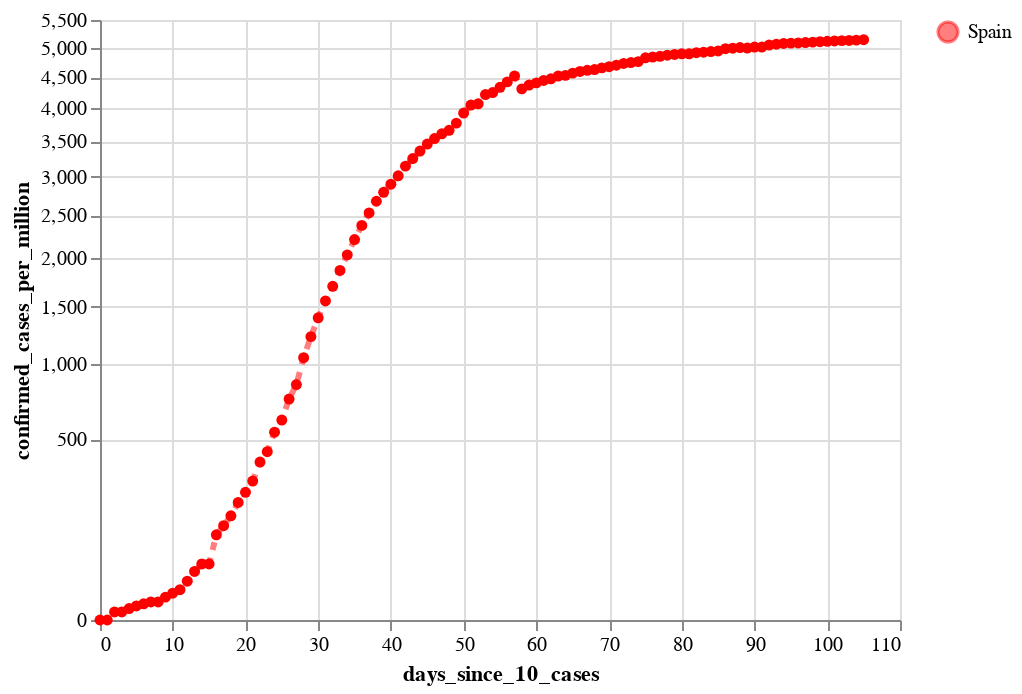

The notebook cell saved with this chart:
### Code cell
#hide

cases_per_million_es_plot = alt.Chart(source_es).mark_line(
    color='red',
    opacity=0.5,
    strokeDash=[4,4],
    strokeWidth=3,
    point=True
).encode(
    x='days_since_10_cases:Q',
#     y='confirmed_cases:Q',
    y=alt.Y('confirmed_cases_per_million:Q', scale=alt.Scale(type='sqrt')),
#     size='new_cases:Q',
    tooltip=['country', 'date:T', 'confirmed_cases:Q', 'confirmed_cases_per_million:Q', 'new_cases', 'new_deaths'],
    color=alt.Color('country', scale=alt.Scale(range=['red'], domain=['Spain']), title="")
)

cases_per_million_es_plot

### Figure 1 — Vega-Lite specification as saved in the notebook (floating-point values rounded to 4 significant figures)
{"config": {"view": {"continuousWidth": 400, "continuousHeight": 300}}, "data": {"name": "data-d61b17dfd84a2e74f45e08917b3b5f20"}, "mark": {"type": "line", "color": "red", "opacity": 0.5, "point": true, "strokeDash": [4, 4], "strokeWidth": 3}, "encoding": {"color": {"type": "nominal", "field": "country", "scale": {"domain": ["Spain"], "range": ["red"]}, "title": ""}, "tooltip": [{"type": "nominal", "field": "country"}, {"type": "temporal", "field": "date"}, {"type": "quantitative", "field": "confirmed_cases"}, {"type": "quantitative", "field": "confirmed_cases_per_million"}, {"type": "quantitative", "field": "new_cases"}, {"type": "quantitative", "field": "new_deaths"}], "x": {"type": "quantitative", "field": "days_since_10_cases"}, "y": {"type": "quantitative", "field": "confirmed_cases_per_million", "scale": {"type": "sqrt"}}}, "$schema": "https://vega.github.io/schema/vega-lite/v4.0.2.json", "datasets": {"data-d61b17dfd84a2e74f45e08917b3b5f20": [{"country": "Spain", "date": "2020-02-26", "days_since_10_cases": 0, "confirmed_cases": 13, "confirmed_cases_per_million": 0.0, "new_cases": 0, "new_deaths": 0, "new_recovered": 0}, {"country": "Spain", "date": "2020-02-27", "days_since_10_cases": 1, "confirmed_cases": 15, "confirmed_cases_per_million": 0.0, "new_cases": 2, "new_deaths": 0, "new_recovered": 0}, {"country": "Spain", "date": "2020-02-28", "days_since_10_cases": 2, "confirmed_cases": 32, "confirmed_cases_per_million": 1.0, "new_cases": 17, "new_deaths": 0, "new_recovered": 0}, {"country": "Spain", "date": "2020-02-29", "days_since_10_cases": 3, "confirmed_cases": 45, "confirmed_cases_per_million": 1.0, "new_cases": 13, "new_deaths": 0, "new_recovered": 0}, {"country": "Spain", "date": "2020-03-01", "days_since_10_cases": 4, "confirmed_cases": 84, "confirmed_cases_per_million": 2.0, "new_cases": 39, "new_deaths": 0, "new_recovered": 0}, {"country": "Spain", "date": "2020-03-02", "days_since_10_cases": 5, "confirmed_cases": 120, "confirmed_cases_per_million": 3.0, "new_cases": 36, "new_deaths": 0, "new_recovered": 0}, {"country": "Spain", "date": "2020-03-03", "days_since_10_cases": 6, "confirmed_cases": 165, "confirmed_cases_per_million": 4.0, "new_cases": 45, "new_deaths": 1, "new_recovered": 0}, {"country": "Spain", "date": "2020-03-04", "days_since_10_cases": 7, "confirmed_cases": 222, "confirmed_cases_per_million": 5.0, "new_cases": 57, "new_deaths": 1, "new_recovered": 0}, {"country": "Spain", "date": "2020-03-05", "days_since_10_cases": 8, "confirmed_cases": 259, "confirmed_cases_per_million": 5.0, "new_cases": 37, "new_deaths": 1, "new_recovered": 0}, {"country": "Spain", "date": "2020-03-06", "days_since_10_cases": 9, "confirmed_cases": 400, "confirmed_cases_per_million": 8.0, "new_cases": 141, "new_deaths": 2, "new_recovered": 0}, {"country": "Spain", "date": "2020-03-07", "days_since_10_cases": 10, "confirmed_cases": 500, "confirmed_cases_per_million": 11.0, "new_cases": 100, "new_deaths": 5, "new_recovered": 28}, {"country": "Spain", "date": "2020-03-08", "days_since_10_cases": 11, "confirmed_cases": 673, "confirmed_cases_per_million": 14.0, "new_cases": 173, "new_deaths": 7, "new_recovered": 0}, {"country": "Spain", "date": "2020-03-09", "days_since_10_cases": 12, "confirmed_cases": 1073, "confirmed_cases_per_million": 23.0, "new_cases": 400, "new_deaths": 11, "new_recovered": 2}, {"country": "Spain", "date": "2020-03-10", "days_since_10_cases": 13, "confirmed_cases": 1695, "confirmed_cases_per_million": 36.0, "new_cases": 622, "new_deaths": 7, "new_recovered": 0}, {"country": "Spain", "date": "2020-03-11", "days_since_10_cases": 14, "confirmed_cases": 2277, "confirmed_cases_per_million": 48.0, "new_cases": 582, "new_deaths": 19, "new_recovered": 151}, {"country": "Spain", "date": "2020-03-12", "days_since_10_cases": 15, "confirmed_cases": 2277, "confirmed_cases_per_million": 48.0, "new_cases": 0, "new_deaths": 1, "new_recovered": 0}, {"country": "Spain", "date": "2020-03-13", "days_since_10_cases": 16, "confirmed_cases": 5232, "confirmed_cases_per_million": 111.0, "new_cases": 2955, "new_deaths": 78, "new_recovered": 10}, {"country": "Spain", "date": "2020-03-14", "days_since_10_cases": 17, "confirmed_cases": 6391, "confirmed_cases_per_million": 136.0, "new_cases": 1159, "new_deaths": 62, "new_recovered": 324}, {"country": "Spain", "date": "2020-03-15", "days_since_10_cases": 18, "confirmed_cases": 7798, "confirmed_cases_per_million": 166.0, "new_cases": 1407, "new_deaths": 94, "new_recovered": 0}, {"country": "Spain", "date": "2020-03-16", "days_since_10_cases": 19, "confirmed_cases": 9942, "confirmed_cases_per_million": 211.0, "new_cases": 2144, "new_deaths": 53, "new_recovered": 13}, {"country": "Spain", "date": "2020-03-17", "days_since_10_cases": 20, "confirmed_cases": 11748, "confirmed_cases_per_million": 249.0, "new_cases": 1806, "new_deaths": 191, "new_recovered": 498}, {"country": "Spain", "date": "2020-03-18", "days_since_10_cases": 21, "confirmed_cases": 13910, "confirmed_cases_per_million": 295.0, "new_cases": 2162, "new_deaths": 90, "new_recovered": 53}, {"country": "Spain", "date": "2020-03-19", "days_since_10_cases": 22, "confirmed_cases": 17963, "confirmed_cases_per_million": 381.0, "new_cases": 4053, "new_deaths": 207, "new_recovered": 26}, {"country": "Spain", "date": "2020-03-20", "days_since_10_cases": 23, "confirmed_cases": 20410, "confirmed_cases_per_million": 433.0, "new_cases": 2447, "new_deaths": 213, "new_recovered": 481}, {"country": "Spain", "date": "2020-03-21", "days_since_10_cases": 24, "confirmed_cases": 25374, "confirmed_cases_per_million": 539.0, "new_cases": 4964, "new_deaths": 332, "new_recovered": 537}, {"country": "Spain", "date": "2020-03-22", "days_since_10_cases": 25, "confirmed_cases": 28768, "confirmed_cases_per_million": 611.0, "new_cases": 3394, "new_deaths": 397, "new_recovered": 450}, {"country": "Spain", "date": "2020-03-23", "days_since_10_cases": 26, "confirmed_cases": 35136, "confirmed_cases_per_million": 746.0, "new_cases": 6368, "new_deaths": 539, "new_recovered": 0}, {"country": "Spain", "date": "2020-03-24", "days_since_10_cases": 27, "confirmed_cases": 39885, "confirmed_cases_per_million": 847.0, "new_cases": 4749, "new_deaths": 497, "new_recovered": 1219}, {"country": "Spain", "date": "2020-03-25", "days_since_10_cases": 28, "confirmed_cases": 49515, "confirmed_cases_per_million": 1051.0, "new_cases": 9630, "new_deaths": 839, "new_recovered": 1573}, {"country": "Spain", "date": "2020-03-26", "days_since_10_cases": 29, "confirmed_cases": 57786, "confirmed_cases_per_million": 1227.0, "new_cases": 8271, "new_deaths": 718, "new_recovered": 1648}, {"country": "Spain", "date": "2020-03-27", "days_since_10_cases": 30, "confirmed_cases": 65719, "confirmed_cases_per_million": 1395.0, "new_cases": 7933, "new_deaths": 773, "new_recovered": 2342}, {"country": "Spain", "date": "2020-03-28", "days_since_10_cases": 31, "confirmed_cases": 73235, "confirmed_cases_per_million": 1555.0, "new_cases": 7516, "new_deaths": 844, "new_recovered": 2928}, {"country": "Spain", "date": "2020-03-29", "days_since_10_cases": 32, "confirmed_cases": 80110, "confirmed_cases_per_million": 1701.0, "new_cases": 6875, "new_deaths": 821, "new_recovered": 2424}, {"country": "Spain", "date": "2020-03-30", "days_since_10_cases": 33, "confirmed_cases": 87956, "confirmed_cases_per_million": 1867.0, "new_cases": 7846, "new_deaths": 913, "new_recovered": 2071}, {"country": "Spain", "date": "2020-03-31", "days_since_10_cases": 34, "confirmed_cases": 95923, "confirmed_cases_per_million": 2037.0, "new_cases": 7967, "new_deaths": 748, "new_recovered": 2479}, {"country": "Spain", "date": "2020-04-01", "days_since_10_cases": 35, "confirmed_cases": 104118, "confirmed_cases_per_million": 2211.0, "new_cases": 8195, "new_deaths": 923, "new_recovered": 3388}, {"country": "Spain", "date": "2020-04-02", "days_since_10_cases": 36, "confirmed_cases": 112065, "confirmed_cases_per_million": 2379.0, "new_cases": 7947, "new_deaths": 961, "new_recovered": 4096}, {"country": "Spain", "date": "2020-04-03", "days_since_10_cases": 37, "confirmed_cases": 119199, "confirmed_cases_per_million": 2531.0, "new_cases": 7134, "new_deaths": 850, "new_recovered": 3770}, {"country": "Spain", "date": "2020-04-04", "days_since_10_cases": 38, "confirmed_cases": 126168, "confirmed_cases_per_million": 2679.0, "new_cases": 6969, "new_deaths": 749, "new_recovered": 3706}, {"country": "Spain", "date": "2020-04-05", "days_since_10_cases": 39, "confirmed_cases": 131646, "confirmed_cases_per_million": 2795.0, "new_cases": 5478, "new_deaths": 694, "new_recovered": 3861}, {"country": "Spain", "date": "2020-04-06", "days_since_10_cases": 40, "confirmed_cases": 136675, "confirmed_cases_per_million": 2902.0, "new_cases": 5029, "new_deaths": 700, "new_recovered": 2357}, {"country": "Spain", "date": "2020-04-07", "days_since_10_cases": 41, "confirmed_cases": 141942, "confirmed_cases_per_million": 3014.0, "new_cases": 5267, "new_deaths": 704, "new_recovered": 2771}, {"country": "Spain", "date": "2020-04-08", "days_since_10_cases": 42, "confirmed_cases": 148220, "confirmed_cases_per_million": 3147.0, "new_cases": 6278, "new_deaths": 747, "new_recovered": 4813}, {"country": "Spain", "date": "2020-04-09", "days_since_10_cases": 43, "confirmed_cases": 153222, "confirmed_cases_per_million": 3253.0, "new_cases": 5002, "new_deaths": 655, "new_recovered": 4144}, {"country": "Spain", "date": "2020-04-10", "days_since_10_cases": 44, "confirmed_cases": 158273, "confirmed_cases_per_million": 3360.0, "new_cases": 5051, "new_deaths": 634, "new_recovered": 3503}, {"country": "Spain", "date": "2020-04-11", "days_since_10_cases": 45, "confirmed_cases": 163027, "confirmed_cases_per_million": 3461.0, "new_cases": 4754, "new_deaths": 525, "new_recovered": 3441}, {"country": "Spain", "date": "2020-04-12", "days_since_10_cases": 46, "confirmed_cases": 166831, "confirmed_cases_per_million": 3542.0, "new_cases": 3804, "new_deaths": 603, "new_recovered": 3282}, {"country": "Spain", "date": "2020-04-13", "days_since_10_cases": 47, "confirmed_cases": 170099, "confirmed_cases_per_million": 3611.0, "new_cases": 3268, "new_deaths": 547, "new_recovered": 2336}, {"country": "Spain", "date": "2020-04-14", "days_since_10_cases": 48, "confirmed_cases": 172541, "confirmed_cases_per_million": 3663.0, "new_cases": 2442, "new_deaths": 300, "new_recovered": 2777}, {"country": "Spain", "date": "2020-04-15", "days_since_10_cases": 49, "confirmed_cases": 177644, "confirmed_cases_per_million": 3772.0, "new_cases": 5103, "new_deaths": 652, "new_recovered": 3349}, {"country": "Spain", "date": "2020-04-16", "days_since_10_cases": 50, "confirmed_cases": 184948, "confirmed_cases_per_million": 3927.0, "new_cases": 7304, "new_deaths": 607, "new_recovered": 3944}, {"country": "Spain", "date": "2020-04-17", "days_since_10_cases": 51, "confirmed_cases": 190839, "confirmed_cases_per_million": 4052.0, "new_cases": 5891, "new_deaths": 687, "new_recovered": 0}, {"country": "Spain", "date": "2020-04-18", "days_since_10_cases": 52, "confirmed_cases": 191726, "confirmed_cases_per_million": 4071.0, "new_cases": 887, "new_deaths": 41, "new_recovered": 0}, {"country": "Spain", "date": "2020-04-19", "days_since_10_cases": 53, "confirmed_cases": 198674, "confirmed_cases_per_million": 4218.0, "new_cases": 6948, "new_deaths": 410, "new_recovered": 2560}, {"country": "Spain", "date": "2020-04-20", "days_since_10_cases": 54, "confirmed_cases": 200210, "confirmed_cases_per_million": 4251.0, "new_cases": 1536, "new_deaths": 399, "new_recovered": 3230}, {"country": "Spain", "date": "2020-04-21", "days_since_10_cases": 55, "confirmed_cases": 204178, "confirmed_cases_per_million": 4335.0, "new_cases": 3968, "new_deaths": 430, "new_recovered": 1927}, {"country": "Spain", "date": "2020-04-22", "days_since_10_cases": 56, "confirmed_cases": 208389, "confirmed_cases_per_million": 4424.0, "new_cases": 4211, "new_deaths": 435, "new_recovered": 3401}, {"country": "Spain", "date": "2020-04-23", "days_since_10_cases": 57, "confirmed_cases": 213024, "confirmed_cases_per_million": 4523.0, "new_cases": 4635, "new_deaths": 440, "new_recovered": 3335}, {"country": "Spain", "date": "2020-04-24", "days_since_10_cases": 58, "confirmed_cases": 202990, "confirmed_cases_per_million": 4310.0, "new_cases": -10034, "new_deaths": 367, "new_recovered": 3105}, {"country": "Spain", "date": "2020-04-25", "days_since_10_cases": 59, "confirmed_cases": 205905, "confirmed_cases_per_million": 4372.0, "new_cases": 2915, "new_deaths": 378, "new_recovered": 3353}, {"country": "Spain", "date": "2020-04-26", "days_since_10_cases": 60, "confirmed_cases": 207634, "confirmed_cases_per_million": 4408.0, "new_cases": 1729, "new_deaths": 288, "new_recovered": 2664}, {"country": "Spain", "date": "2020-04-27", "days_since_10_cases": 61, "confirmed_cases": 209465, "confirmed_cases_per_million": 4447.0, "new_cases": 1831, "new_deaths": 331, "new_recovered": 2503}, {"country": "Spain", "date": "2020-04-28", "days_since_10_cases": 62, "confirmed_cases": 210773, "confirmed_cases_per_million": 4475.0, "new_cases": 1308, "new_deaths": 301, "new_recovered": 1673}, {"country": "Spain", "date": "2020-04-29", "days_since_10_cases": 63, "confirmed_cases": 212917, "confirmed_cases_per_million": 4521.0, "new_cases": 2144, "new_deaths": 453, "new_recovered": 6399}, {"country": "Spain", "date": "2020-04-30", "days_since_10_cases": 64, "confirmed_cases": 213435, "confirmed_cases_per_million": 4532.0, "new_cases": 518, "new_deaths": 268, "new_recovered": 3103}, {"country": "Spain", "date": "2020-05-01", "days_since_10_cases": 65, "confirmed_cases": 215216, "confirmed_cases_per_million": 4569.0, "new_cases": 1781, "new_deaths": 0, "new_recovered": 0}, {"country": "Spain", "date": "2020-05-02", "days_since_10_cases": 66, "confirmed_cases": 216582, "confirmed_cases_per_million": 4598.0, "new_cases": 1366, "new_deaths": 557, "new_recovered": 5198}, {"country": "Spain", "date": "2020-05-03", "days_since_10_cases": 67, "confirmed_cases": 217466, "confirmed_cases_per_million": 4617.0, "new_cases": 884, "new_deaths": 164, "new_recovered": 1654}, {"country": "Spain", "date": "2020-05-04", "days_since_10_cases": 68, "confirmed_cases": 218011, "confirmed_cases_per_million": 4629.0, "new_cases": 545, "new_deaths": 164, "new_recovered": 2441}, {"country": "Spain", "date": "2020-05-05", "days_since_10_cases": 69, "confirmed_cases": 219329, "confirmed_cases_per_million": 4657.0, "new_cases": 1318, "new_deaths": 185, "new_recovered": 2143}, {"country": "Spain", "date": "2020-05-06", "days_since_10_cases": 70, "confirmed_cases": 220325, "confirmed_cases_per_million": 4678.0, "new_cases": 996, "new_deaths": 244, "new_recovered": 2516}, {"country": "Spain", "date": "2020-05-07", "days_since_10_cases": 71, "confirmed_cases": 221447, "confirmed_cases_per_million": 4702.0, "new_cases": 1122, "new_deaths": 213, "new_recovered": 2509}, {"country": "Spain", "date": "2020-05-08", "days_since_10_cases": 72, "confirmed_cases": 222857, "confirmed_cases_per_million": 4732.0, "new_cases": 1410, "new_deaths": 229, "new_recovered": 2637}, {"country": "Spain", "date": "2020-05-09", "days_since_10_cases": 73, "confirmed_cases": 223578, "confirmed_cases_per_million": 4747.0, "new_cases": 721, "new_deaths": 179, "new_recovered": 2804}, {"country": "Spain", "date": "2020-05-10", "days_since_10_cases": 74, "confirmed_cases": 224350, "confirmed_cases_per_million": 4763.0, "new_cases": 772, "new_deaths": 143, "new_recovered": 2214}, {"country": "Spain", "date": "2020-05-11", "days_since_10_cases": 75, "confirmed_cases": 227436, "confirmed_cases_per_million": 4829.0, "new_cases": 3086, "new_deaths": 123, "new_recovered": 973}, {"country": "Spain", "date": "2020-05-12", "days_since_10_cases": 76, "confirmed_cases": 228030, "confirmed_cases_per_million": 4841.0, "new_cases": 594, "new_deaths": 176, "new_recovered": 1841}, {"country": "Spain", "date": "2020-05-13", "days_since_10_cases": 77, "confirmed_cases": 228691, "confirmed_cases_per_million": 4855.0, "new_cases": 661, "new_deaths": 184, "new_recovered": 1843}, {"country": "Spain", "date": "2020-05-14", "days_since_10_cases": 78, "confirmed_cases": 229540, "confirmed_cases_per_million": 4873.0, "new_cases": 849, "new_deaths": 217, "new_recovered": 2551}, {"country": "Spain", "date": "2020-05-15", "days_since_10_cases": 79, "confirmed_cases": 230183, "confirmed_cases_per_million": 4887.0, "new_cases": 643, "new_deaths": 138, "new_recovered": 1409}, {"country": "Spain", "date": "2020-05-16", "days_since_10_cases": 80, "confirmed_cases": 230698, "confirmed_cases_per_million": 4898.0, "new_cases": 515, "new_deaths": 104, "new_recovered": 1663}, {"country": "Spain", "date": "2020-05-17", "days_since_10_cases": 81, "confirmed_cases": 230698, "confirmed_cases_per_million": 4898.0, "new_cases": 0, "new_deaths": 0, "new_recovered": 0}, {"country": "Spain", "date": "2020-05-18", "days_since_10_cases": 82, "confirmed_cases": 231606, "confirmed_cases_per_million": 4917.0, "new_cases": 908, "new_deaths": 146, "new_recovered": 3930}, {"country": "Spain", "date": "2020-05-19", "days_since_10_cases": 83, "confirmed_cases": 232037, "confirmed_cases_per_million": 4926.0, "new_cases": 431, "new_deaths": 69, "new_recovered": 0}, {"country": "Spain", "date": "2020-05-20", "days_since_10_cases": 84, "confirmed_cases": 232555, "confirmed_cases_per_million": 4937.0, "new_cases": 518, "new_deaths": 110, "new_recovered": 0}, {"country": "Spain", "date": "2020-05-21", "days_since_10_cases": 85, "confirmed_cases": 233037, "confirmed_cases_per_million": 4948.0, "new_cases": 482, "new_deaths": 52, "new_recovered": 0}, {"country": "Spain", "date": "2020-05-22", "days_since_10_cases": 86, "confirmed_cases": 234824, "confirmed_cases_per_million": 4986.0, "new_cases": 1787, "new_deaths": 688, "new_recovered": 0}, {"country": "Spain", "date": "2020-05-23", "days_since_10_cases": 87, "confirmed_cases": 235290, "confirmed_cases_per_million": 4996.0, "new_cases": 466, "new_deaths": 50, "new_recovered": 0}, {"country": "Spain", "date": "2020-05-24", "days_since_10_cases": 88, "confirmed_cases": 235772, "confirmed_cases_per_million": 5006.0, "new_cases": 482, "new_deaths": 74, "new_recovered": 0}, {"country": "Spain", "date": "2020-05-25", "days_since_10_cases": 89, "confirmed_cases": 235400, "confirmed_cases_per_million": 4998.0, "new_cases": -372, "new_deaths": -1918, "new_recovered": 0}, {"country": "Spain", "date": "2020-05-26", "days_since_10_cases": 90, "confirmed_cases": 236259, "confirmed_cases_per_million": 5016.0, "new_cases": 859, "new_deaths": 283, "new_recovered": 0}, {"country": "Spain", "date": "2020-05-27", "days_since_10_cases": 91, "confirmed_cases": 236259, "confirmed_cases_per_million": 5016.0, "new_cases": 0, "new_deaths": 0, "new_recovered": 0}, {"country": "Spain", "date": "2020-05-28", "days_since_10_cases": 92, "confirmed_cases": 237906, "confirmed_cases_per_million": 5051.0, "new_cases": 1647, "new_deaths": 2, "new_recovered": 0}, {"country": "Spain", "date": "2020-05-29", "days_since_10_cases": 93, "confirmed_cases": 238564, "confirmed_cases_per_million": 5065.0, "new_cases": 658, "new_deaths": 2, "new_recovered": 0}, {"country": "Spain", "date": "2020-05-30", "days_since_10_cases": 94, "confirmed_cases": 239228, "confirmed_cases_per_million": 5079.0, "new_cases": 664, "new_deaths": 4, "new_recovered": 0}, {"country": "Spain", "date": "2020-05-31", "days_since_10_cases": 95, "confirmed_cases": 239479, "confirmed_cases_per_million": 5084.0, "new_cases": 251, "new_deaths": 2, "new_recovered": 0}, {"country": "Spain", "date": "2020-06-01", "days_since_10_cases": 96, "confirmed_cases": 239638, "confirmed_cases_per_million": 5088.0, "new_cases": 159, "new_deaths": 0, "new_recovered": 0}, {"country": "Spain", "date": "2020-06-02", "days_since_10_cases": 97, "confirmed_cases": 239932, "confirmed_cases_per_million": 5094.0, "new_cases": 294, "new_deaths": 0, "new_recovered": 0}, {"country": "Spain", "date": "2020-06-03", "days_since_10_cases": 98, "confirmed_cases": 240326, "confirmed_cases_per_million": 5102.0, "new_cases": 394, "new_deaths": 1, "new_recovered": 0}, {"country": "Spain", "date": "2020-06-04", "days_since_10_cases": 99, "confirmed_cases": 240660, "confirmed_cases_per_million": 5110.0, "new_cases": 334, "new_deaths": 5, "new_recovered": 0}, {"country": "Spain", "date": "2020-06-05", "days_since_10_cases": 100, "confirmed_cases": 240978, "confirmed_cases_per_million": 5116.0, "new_cases": 318, "new_deaths": 1, "new_recovered": 0}, {"country": "Spain", "date": "2020-06-06", "days_since_10_cases": 101, "confirmed_cases": 241310, "confirmed_cases_per_million": 5123.0, "new_cases": 332, "new_deaths": 1, "new_recovered": 0}, {"country": "Spain", "date": "2020-06-07", "days_since_10_cases": 102, "confirmed_cases": 241550, "confirmed_cases_per_million": 5128.0, "new_cases": 240, "new_deaths": 1, "new_recovered": 0}, {"country": "Spain", "date": "2020-06-08", "days_since_10_cases": 103, "confirmed_cases": 241717, "confirmed_cases_per_million": 5132.0, "new_cases": 167, "new_deaths": 0, "new_recovered": 0}, {"country": "Spain", "date": "2020-06-09", "days_since_10_cases": 104, "confirmed_cases": 241966, "confirmed_cases_per_million": 5137.0, "new_cases": 249, "new_deaths": 0, "new_recovered": 0}, {"country": "Spain", "date": "2020-06-10", "days_since_10_cases": 105, "confirmed_cases": 242280, "confirmed_cases_per_million": 5144.0, "new_cases": 314, "new_deaths": 0, "new_recovered": 0}]}}
